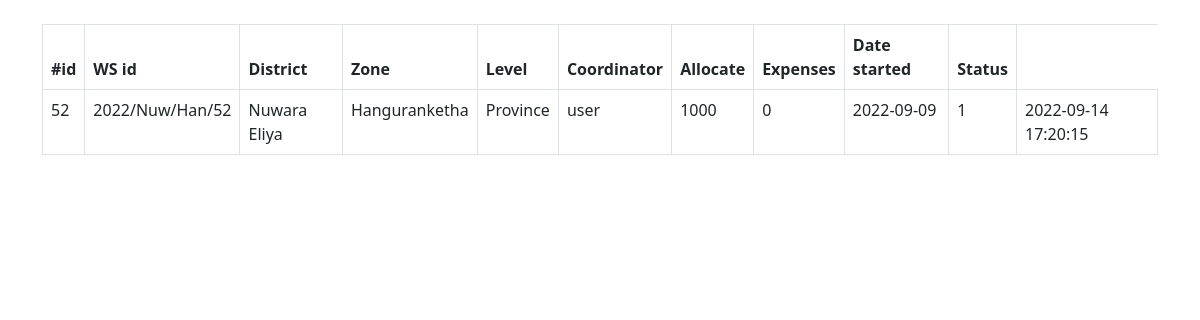
Screenshot of /completed_ws.php (signed in) with the database file from the repository.
### tables this page shows
CREATE TABLE `workshop` (
  `id` int(11) NOT NULL,
  `ws_id` varchar(16) NOT NULL,
  `district` varchar(16) NOT NULL,
  `zone` varchar(16) NOT NULL,
  `level` varchar(16) NOT NULL,
  `coordinator` varchar(10) NOT NULL,
  `allocate` float NOT NULL,
  `expense` float NOT NULL,
  `date` date NOT NULL,
  `state` tinyint(1) NOT NULL DEFAULT 0,
  `log` timestamp NOT NULL DEFAULT current_timestamp() ON UPDATE current_timestamp()
);

### allFun.php (the view, shortened to what this page needs)
<?php
include("conn.php");
function loadTable($sq)
{
    global $conn;
    $res = $conn->query($sq);
    if (!$res->num_rows > 0) {
    } else {
        $opt = mysqli_fetch_all($res, MYSQLI_ASSOC);
        foreach ($opt as $option) {
            $ak = array_keys($option);
            echo "<tr> ";
            foreach ($ak as $key) {
                echo   "<td>$option[$key] </td>";
            }
            echo "</tr>";
        }
    }
}

### rows the page displays
workshop: id "52", ws "2022/Nuw/Han/52", district "Nuwara Eliya", zone "Hanguranketha", level "Province", coordinator "user", allocate "1000", expense "0", date "2022-09-09", state "1", log "2022-09-14 17:20:15"
